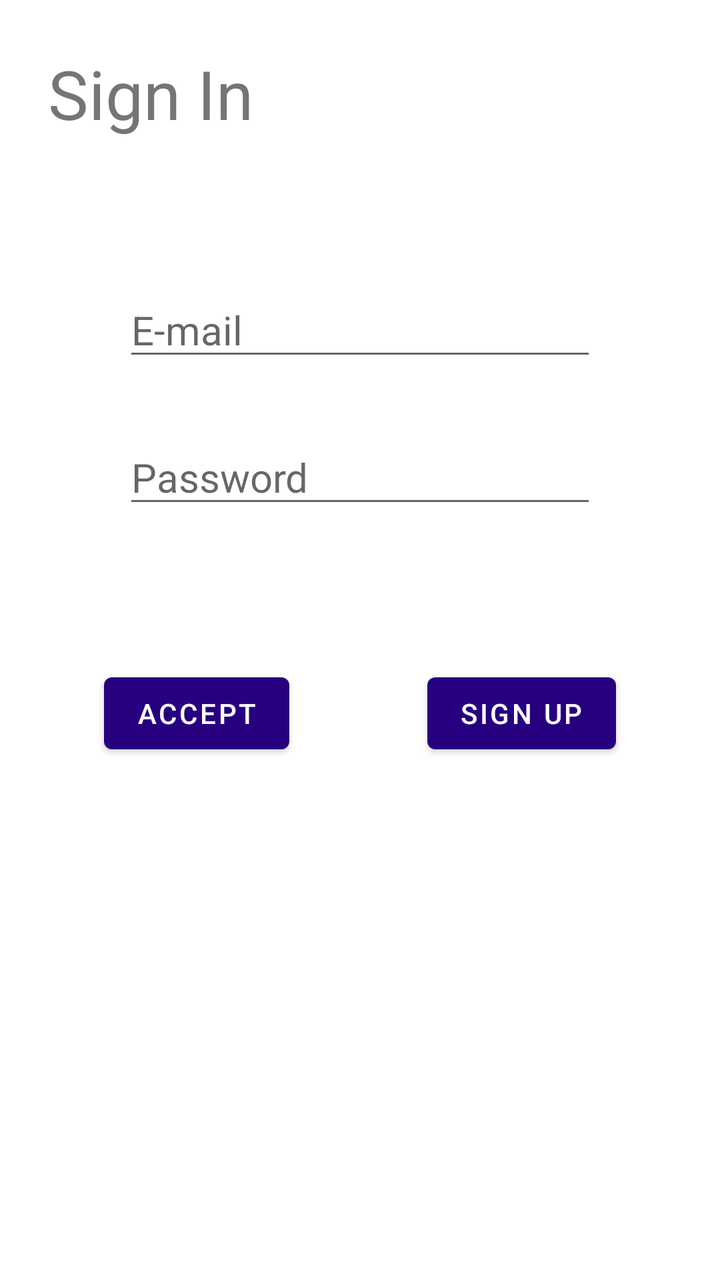
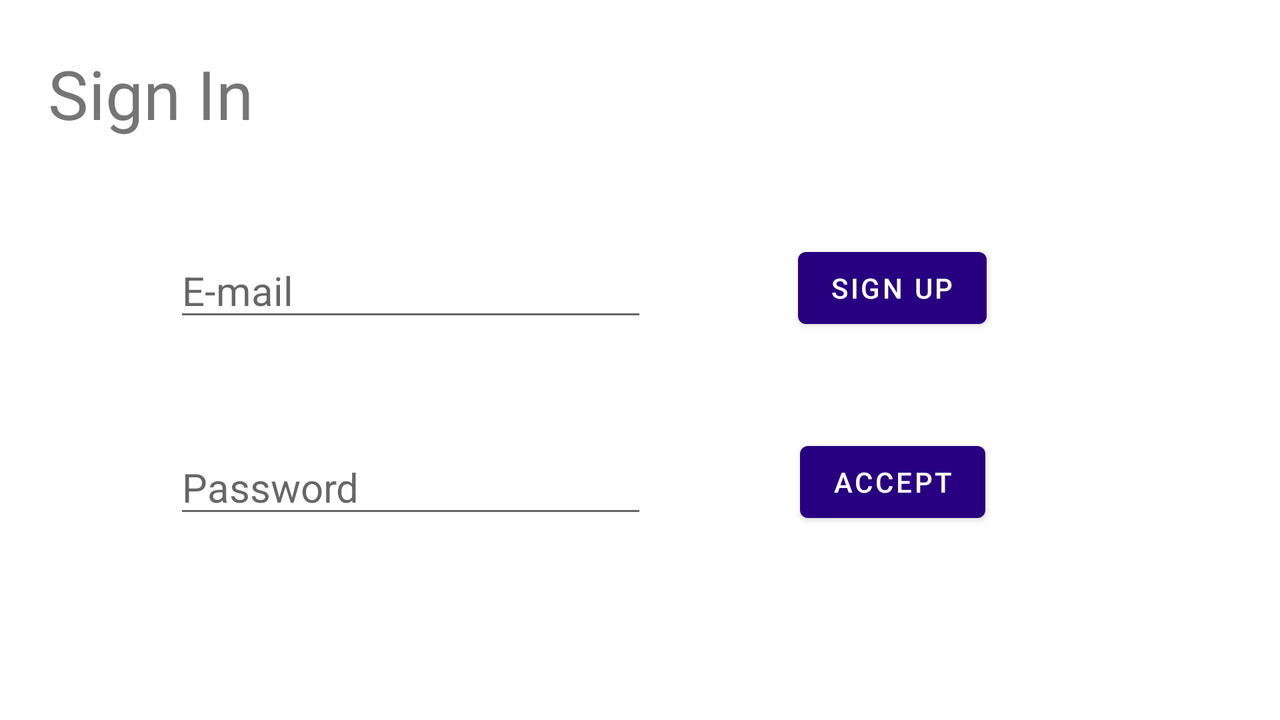

One screen, two layout resources from the same app: the default and the repository's alternative for another configuration. Each is rendered where Android would select it; the XML of both is given below.
<!-- AndroidManifest.xml: application theme Theme.Proyecto1_DAS -->
<!-- res/layout/activity_main.xml -->
<?xml version="1.0" encoding="utf-8"?>
<androidx.constraintlayout.widget.ConstraintLayout xmlns:android="http://schemas.android.com/apk/res/android"
    xmlns:app="http://schemas.android.com/apk/res-auto"
    xmlns:tools="http://schemas.android.com/tools"
    android:layout_width="match_parent"
    android:layout_height="match_parent"
    tools:context=".MainActivity">

    <TextView
        android:layout_width="wrap_content"
        android:layout_height="wrap_content"
        android:layout_marginStart="24dp"
        android:layout_marginTop="24dp"
        android:text="@string/sign_in"
        android:textSize="34sp"
        app:layout_constraintStart_toStartOf="parent"
        app:layout_constraintTop_toTopOf="parent" />

    <EditText
        android:id="@+id/editTextMail"
        android:layout_width="wrap_content"
        android:layout_height="wrap_content"
        android:autofillHints="@string/mail"
        android:ems="10"
        android:hint="@string/mail"
        android:inputType="textEmailSubject"
        android:textSize="20sp"
        app:layout_constraintBottom_toBottomOf="parent"
        app:layout_constraintEnd_toEndOf="parent"
        app:layout_constraintStart_toStartOf="parent"
        app:layout_constraintTop_toTopOf="parent"
        app:layout_constraintVertical_bias="0.237" />

    <EditText
        android:id="@+id/editTextPassword"
        android:layout_width="wrap_content"
        android:layout_height="wrap_content"
        android:autofillHints="@string/pass_id"
        android:ems="10"
        android:hint="@string/pass_id"
        android:inputType="textPassword"
        android:textSize="20sp"
        app:layout_constraintBottom_toBottomOf="parent"
        app:layout_constraintEnd_toEndOf="parent"
        app:layout_constraintStart_toStartOf="parent"
        app:layout_constraintTop_toTopOf="parent"
        app:layout_constraintVertical_bias="0.361" />

    <Button
        android:id="@+id/button"
        android:layout_width="wrap_content"
        android:layout_height="wrap_content"
        android:layout_marginStart="52dp"
        android:text="@string/accept"
        app:layout_constraintBottom_toBottomOf="parent"
        app:layout_constraintStart_toStartOf="parent"
        app:layout_constraintTop_toTopOf="parent"
        app:layout_constraintVertical_bias="0.562" />

    <Button
        android:id="@+id/button2"
        android:layout_width="wrap_content"
        android:layout_height="wrap_content"
        android:layout_marginEnd="52dp"
        android:text="@string/sign_up"
        app:layout_constraintBottom_toBottomOf="parent"
        app:layout_constraintEnd_toEndOf="parent"
        app:layout_constraintTop_toTopOf="parent"
        app:layout_constraintVertical_bias="0.562" />

</androidx.constraintlayout.widget.ConstraintLayout>
<!-- resources referenced by this layout -->
<resources>
  <string name="accept">Accept</string>
  <string name="mail" translatable="false">E-mail</string>
  <string name="pass_id">Password</string>
  <string name="sign_in">Sign In</string>
  <string name="sign_up">Sign up</string>
  <style name="Theme.Proyecto1_DAS" parent="Theme.MaterialComponents.Light">
          
          <item name="colorPrimary">#270080</item>
          <item name="colorPrimaryVariant">#0f0033</item>
          <item name="colorOnPrimary">#FFFFFF</item>
          <item name="colorSecondary">#00BCD4</item>
          <item name="colorSecondaryVariant">#0097A7</item>
          <item name="colorOnSecondary">#FFFFFF</item>
          <item name="colorBackgroundFloating">#FFFFFF</item>
          <item name="colorOnBackground">#000000</item>
          <item name="colorSurface">#FFFFFF</item>
          <item name="colorOnSurface">#000000</item>
          <item name="colorTertiary">@color/white</item>
      </style>
  <color name="white">#FFFFFFFF</color>
</resources>
<!-- res/layout-land/activity_main.xml (the repository's variant of the layout above) -->
<!-- drawn on the phone turned sideways -->
<?xml version="1.0" encoding="utf-8"?>
<androidx.constraintlayout.widget.ConstraintLayout xmlns:android="http://schemas.android.com/apk/res/android"
    xmlns:app="http://schemas.android.com/apk/res-auto"
    xmlns:tools="http://schemas.android.com/tools"
    android:layout_width="match_parent"
    android:layout_height="match_parent"
    tools:context=".MainActivity">

    <TextView
        android:layout_width="wrap_content"
        android:layout_height="wrap_content"
        android:layout_marginStart="24dp"
        android:layout_marginTop="24dp"
        android:text="@string/sign_in"
        android:textSize="34sp"
        app:layout_constraintStart_toStartOf="parent"
        app:layout_constraintTop_toTopOf="parent" />

    <EditText
        android:id="@+id/editTextMail"
        android:layout_width="wrap_content"
        android:layout_height="wrap_content"
        android:autofillHints="@string/mail"
        android:ems="10"
        android:hint="@string/mail"
        android:inputType="textEmailSubject"
        android:textSize="20sp"
        app:layout_constraintBottom_toBottomOf="parent"
        app:layout_constraintEnd_toEndOf="parent"
        app:layout_constraintHorizontal_bias="0.216"
        app:layout_constraintStart_toStartOf="parent"
        app:layout_constraintTop_toTopOf="parent"
        app:layout_constraintVertical_bias="0.385" />

    <EditText
        android:id="@+id/editTextPassword"
        android:layout_width="wrap_content"
        android:layout_height="wrap_content"
        android:autofillHints="@string/pass_id"
        android:ems="10"
        android:hint="@string/pass_id"
        android:inputType="textPassword"
        android:textSize="20sp"
        app:layout_constraintBottom_toBottomOf="parent"
        app:layout_constraintEnd_toEndOf="parent"
        app:layout_constraintHorizontal_bias="0.216"
        app:layout_constraintStart_toStartOf="parent"
        app:layout_constraintTop_toTopOf="parent"
        app:layout_constraintVertical_bias="0.696" />

    <Button
        android:id="@+id/button"
        android:layout_width="wrap_content"
        android:layout_height="wrap_content"
        android:text="@string/accept"
        app:layout_constraintBottom_toBottomOf="parent"
        app:layout_constraintEnd_toEndOf="parent"
        app:layout_constraintHorizontal_bias="0.731"
        app:layout_constraintStart_toStartOf="parent"
        app:layout_constraintTop_toTopOf="parent"
        app:layout_constraintVertical_bias="0.696" />

    <Button
        android:id="@+id/button2"
        android:layout_width="wrap_content"
        android:layout_height="wrap_content"
        android:text="@string/sign_up"
        app:layout_constraintBottom_toBottomOf="parent"
        app:layout_constraintEnd_toEndOf="parent"
        app:layout_constraintHorizontal_bias="0.731"
        app:layout_constraintStart_toStartOf="parent"
        app:layout_constraintTop_toTopOf="parent"
        app:layout_constraintVertical_bias="0.385" />

</androidx.constraintlayout.widget.ConstraintLayout>
